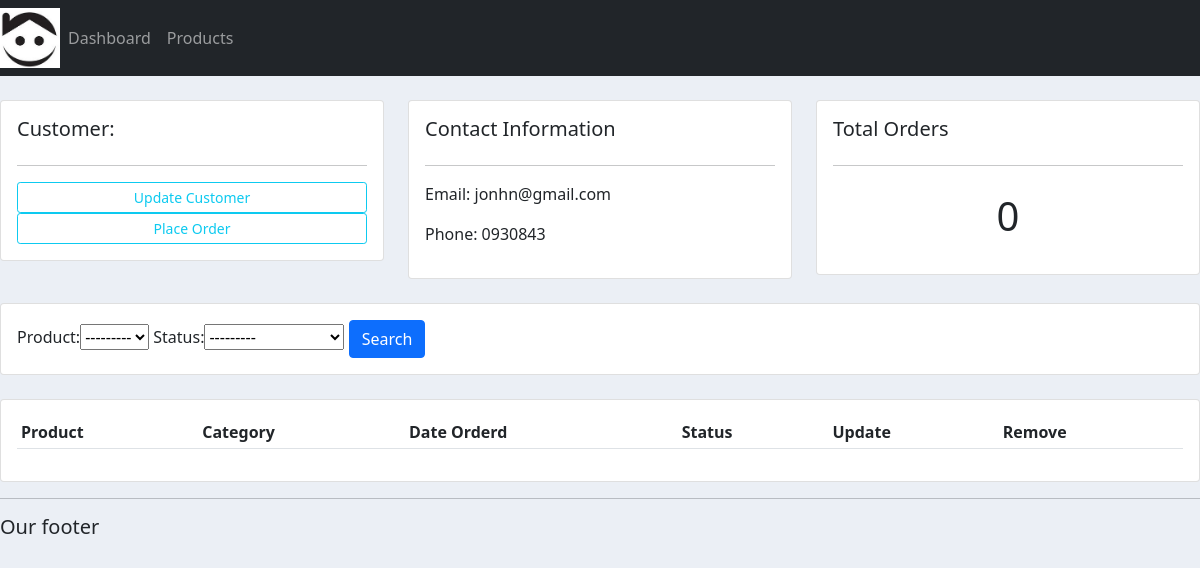
The app's page /customer/1/, older data.
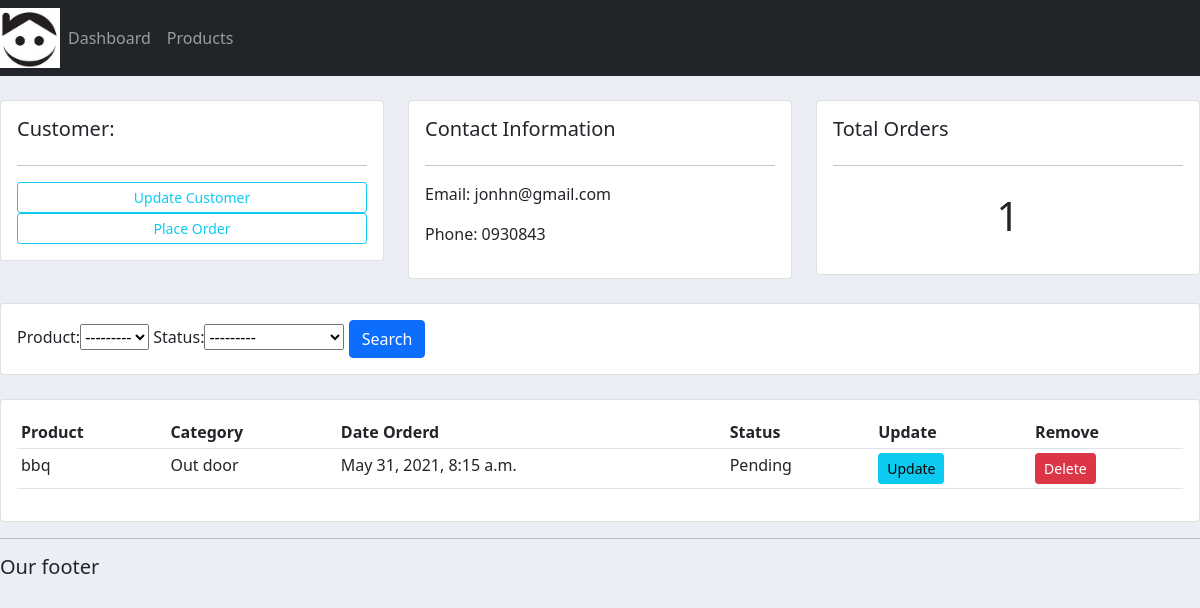
The same page, newer data.
### accounts/models.py (models this page shows, shortened)
class Order(models.Model):
    STATUS = (
        ('Pending', 'Pending'),
        ('Out for delivery', 'Out for delivery'),
        ('Delivered', 'Delivered')
        )
    customer = models.ForeignKey(Customer, null=True, on_delete=models.SET_NULL)
    product = models.ForeignKey(Product, null=True, on_delete=models.SET_NULL)
    date_created = models.DateTimeField(auto_now_add=True, null=True)
    status = models.CharField(max_length=200, null=True, choices=STATUS)

class Product(models.Model):
    CATEGORY = (
        ('Indoor', 'Indoor'),
        ('Out door', 'Out door'),
    )
    name = models.CharField(max_length=200, null=True)
    price = models.FloatField(null=True)
    category = models.CharField(max_length=200, null=True, choices=CATEGORY)
    description = models.CharField(max_length=200, null=True)
    date_created = models.DateTimeField(auto_now_add=True, null=True)
    tags = models.ManyToManyField(Tag)
    def __str__(self):
        return self.name

### accounts/views.py (the view)
# urls.py: path('customer/<str:pk_test>/', views.customer, name='customer'),
def customer(requests, pk_test):
    customer = Customer.objects.get(id=pk_test)
    orders = customer.order_set.all()
    order_count = orders.count()
    myFilter = OrderFilter(requests.GET, queryset=orders)
    orders = myFilter.qs
    context = {'customer':customer, 'orders':orders, 'order_count':order_count,
                'myFilter':myFilter}
    return render(requests, 'accounts/customer.html', context)

### accounts/templates/accounts/customer.html
{% extends 'accounts/main.html' %}
{% block content %}
<br>
<div class="row">
	<div class="col-md">
		<div class="card card-body">
			<h5>Customer:</h5>
			<hr>
			<a class="btn btn-outline-info  btn-sm btn-block" href="">Update Customer</a>
			<a class="btn btn-outline-info  btn-sm btn-block" href="{% url 'create_order' customer.id %}">Place Order</a>
		</div>
	</div>
	<div class="col-md">
		<div class="card card-body">
			<h5>Contact Information</h5>
			<hr>
			<p>Email: {{customer.email}} </p>
			<p>Phone: {{customer.phone}} </p>
		</div>
	</div>
	<div class="col-md">
		<div class="card card-body">
			<h5>Total Orders</h5>
			<hr>
			<h1 style="text-align: center;padding: 10px">{{order_count}}</h1>
		</div>
	</div>
</div>
<br>
<div class="row">
	<div class="col">
		<div class="card card-body">
			<form method="get">
				{{myFilter.form}}
		    <button class="btn btn-primary" type="submit">Search</button>
		  </form>
		</div>
	</div>
</div>
<br>
<div class="row">
	<div class="col-md">
		<div class="card card-body">
			<table class="table table-sm">
				<tr>
					<th>Product</th>
					<th>Category</th>
					<th>Date Orderd</th>
					<th>Status</th>
					<th>Update</th>
					<th>Remove</th>
				</tr>
				{% for order in orders %}
				<tr>
					<td>{{order.product}}</td>
					<td>{{order.product.category}}</td>
					<td>{{order.date_created}}</td>
					<td>{{order.status}}</td>
					<td><a class="btn btn-sm btn-info" href="{% url 'update_order' order.id %}">Update</a></td>
					<td><a class="btn btn-sm btn-danger" href="{% url 'delete_order' order.id %}">Delete</a></td>
				</tr>
				{% endfor %}
			</table>
		</div>
	</div>
</div>
{% endblock %}

Row changes from the older to the newer data that the page shows:
added Order: product "bbq", product.category "Out door", date_created "May 31, 2021, 8:15 a.m.", status "Pending"
Text that changed along with them:
{{ order_count }}: "0" → "1"
